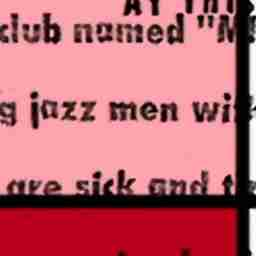
#> input picture crates/dssim-cuda/test_data/q20.jpg, 256 x 256 px, given in place of 1415_4096_ref.png, which was not available
$ python ladder.py ../../../dssim-cuda/test_data ../../../dssim-cuda/test_data/q45.jpg
#> lines starting #> are read from the running program, lines starting #| are printed output that depends on the picture; pictures that were not available may be replaced by others from this repository, and a replacement may not be noted
"""Parity ladder for the zenmetrics-pyiqa-ports models: 64², 256², 840×944, 1024², 2048×1536 (w×h).

Usage: ladder.py <src_dir> <out_dir>
Sources: the three 4096² imazen-26 references of zenmetrics'
benchmarks/nn_lpips_phase0_2026-10-15 ladder (`<id>_4096_ref.png`, ids 1415,
2207, 2406). Each source is centre-cropped to the target aspect, Lanczos-
downscaled (never upscaled), and distorted like that ladder: Gaussian blur
σ 1.0 plus Gaussian noise σ 6, seed sha256('<id>-<w>x<h>'). Writes PNGs,
pairs.tsv (ref_path, dist_path, distorted) and MANIFEST.tsv with sha256s.
"""
import hashlib, os, sys
import numpy as np
from PIL import Image, ImageFilter

SIZES = [(64, 64), (256, 256), (840, 944), (1024, 1024), (2048, 1536)]
IDS = ['1415', '2207', '2406']
src_dir, out_dir = sys.argv[1], sys.argv[2]
os.makedirs(out_dir, exist_ok=True)
rows, pairs = [], []
for stem in IDS:
    src = Image.open(os.path.join(src_dir, f'{stem}_4096_ref.png')).convert('RGB')
#> src is the input picture: PIL image 256x256 RGB; mean R, G, B 188.8, 103.9, 114
    sw, sh = src.size
#> sw = 256; sh = 256
    for w, h in SIZES:
        # Largest centred crop with the target aspect.
        if sw * h >= sh * w:
            ch, cw = sh, sh * w // h
        else:
            cw, ch = sw, sw * h // w
        x0, y0 = (sw - cw) // 2, (sh - ch) // 2
        ref = src.crop((x0, y0, x0 + cw, y0 + ch)).resize((w, h), Image.LANCZOS)
        blur = ref.filter(ImageFilter.GaussianBlur(1.0))
        rng = np.random.default_rng(int(hashlib.sha256(f'{stem}-{w}x{h}'.encode()).hexdigest()[:8], 16))
        a = np.asarray(blur, dtype=np.float32) + rng.normal(0, 6, (h, w, 3))
        dist = Image.fromarray(np.clip(np.rint(a), 0, 255).astype(np.uint8))
        paths = {}
        for kind, img in (('ref', ref), ('dist', dist)):
            p = os.path.join(out_dir, f'{stem}_{w}x{h}_{kind}.png')
            img.save(p)
            paths[kind] = p
            rows.append((stem, f'{w}x{h}', kind, os.path.basename(p),
                         hashlib.sha256(open(p, 'rb').read()).hexdigest()))
        pairs.append((paths['ref'], paths['dist'], os.path.basename(paths['dist'])))
#> this loop made 5 passes
#> pass 1, `ref = src.crop((x0, y0, x0 + cw, y0 + ch)).resize((w, h), Image.LANCZOS)`:
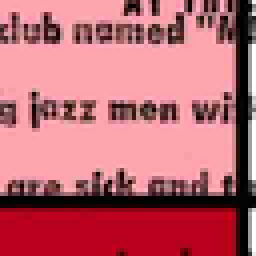
#> ref: PIL image 64x64 RGB (shown 4 times larger); mean R, G, B 188.6, 104, 114.1
#> pass 1, `blur = ref.filter(ImageFilter.GaussianBlur(1.0))`:
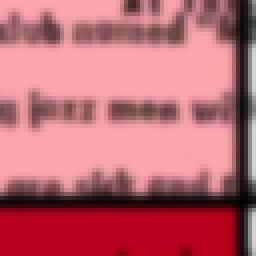
#> blur: PIL image 64x64 RGB (shown 4 times larger); mean R, G, B 188.3, 103.8, 113.8
#> pass 1, `a = np.asarray(blur, dtype=np.float32) + rng.normal(0, 6, (h, w, 3))`:
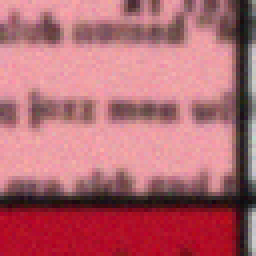
#> a: shape (64, 64, 3) float64 (shown 4 times larger); mean R, G, B 188.2, 103.8, 113.9; drawn with min black and max white
#> after the loop:
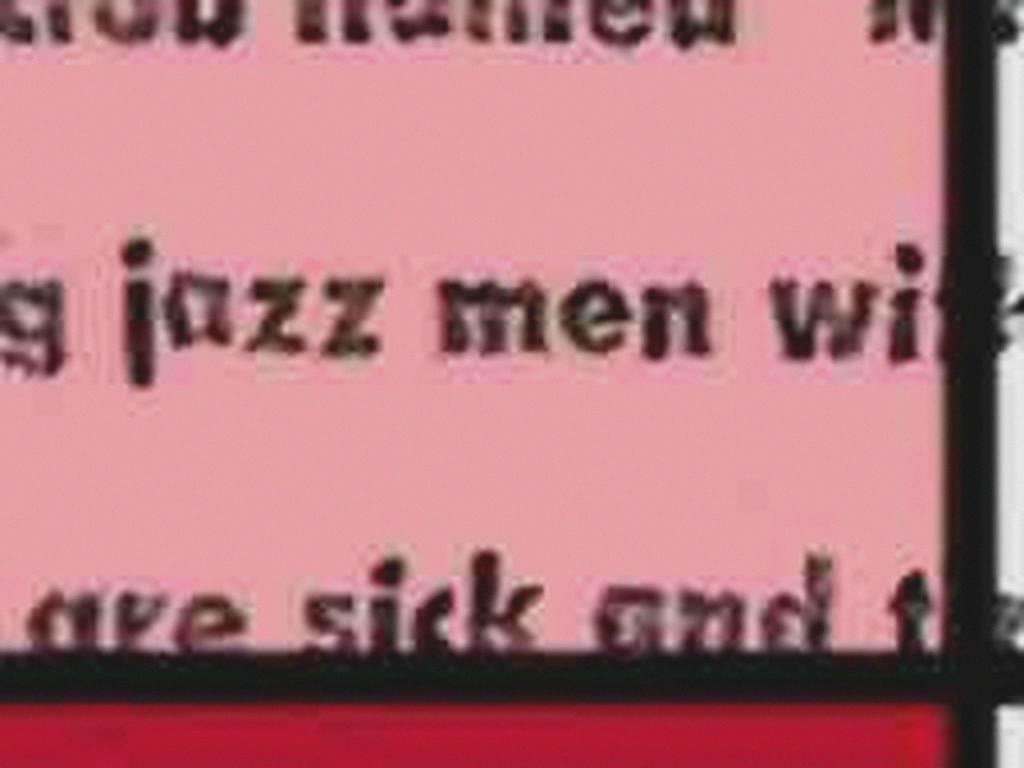
#> a: shape (1536, 2048, 3) float64 (shown at 1/2 size); mean R, G, B 192.4, 118, 125.9; drawn with min black and max white
#> after the loop:
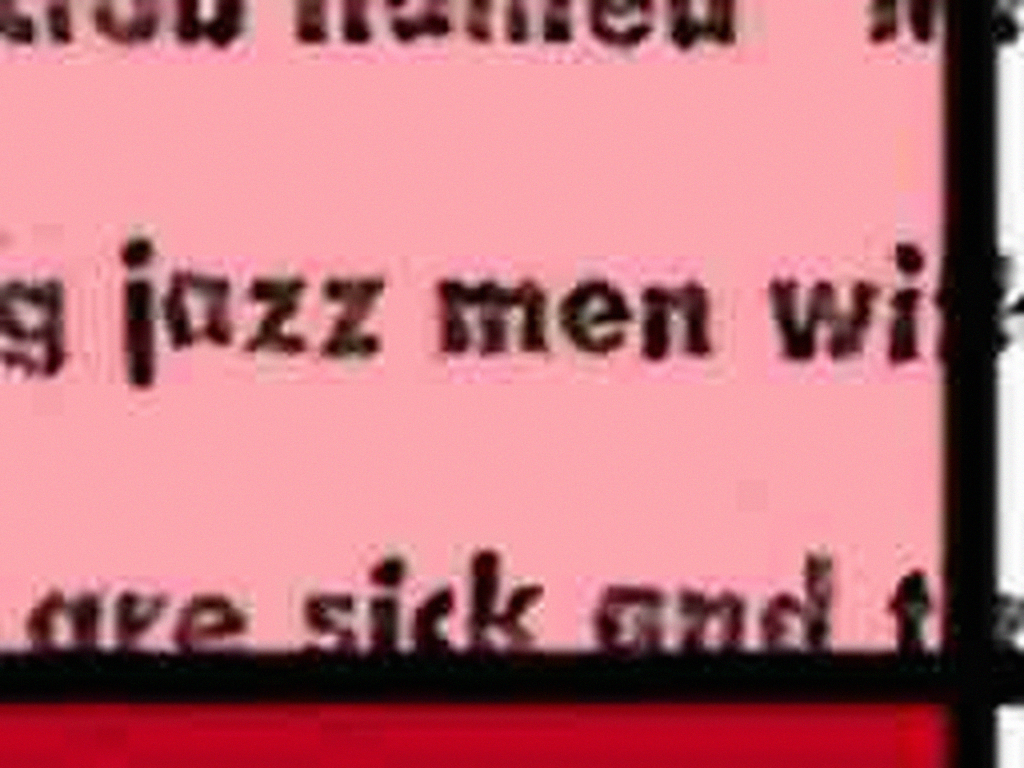
#> img: PIL image 2048x1536 RGB (shown at 1/2 size); mean R, G, B 191.7, 118.3, 126
#> after the loop, pairs = 5 items; rows = 10 items
#> pass 2 of the loop `for stem in IDS:`:
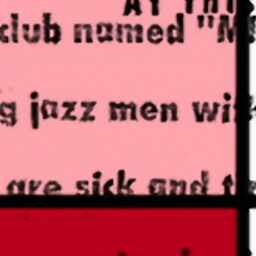
#> input picture crates/dssim-cuda/test_data/q45.jpg, 256 x 256 px, given in place of 2207_4096_ref.png, which was not available
#> src is the input picture: PIL image 256x256 RGB; mean R, G, B 188.4, 103.3, 112.5
#> after the loop `for w, h in SIZES:`:
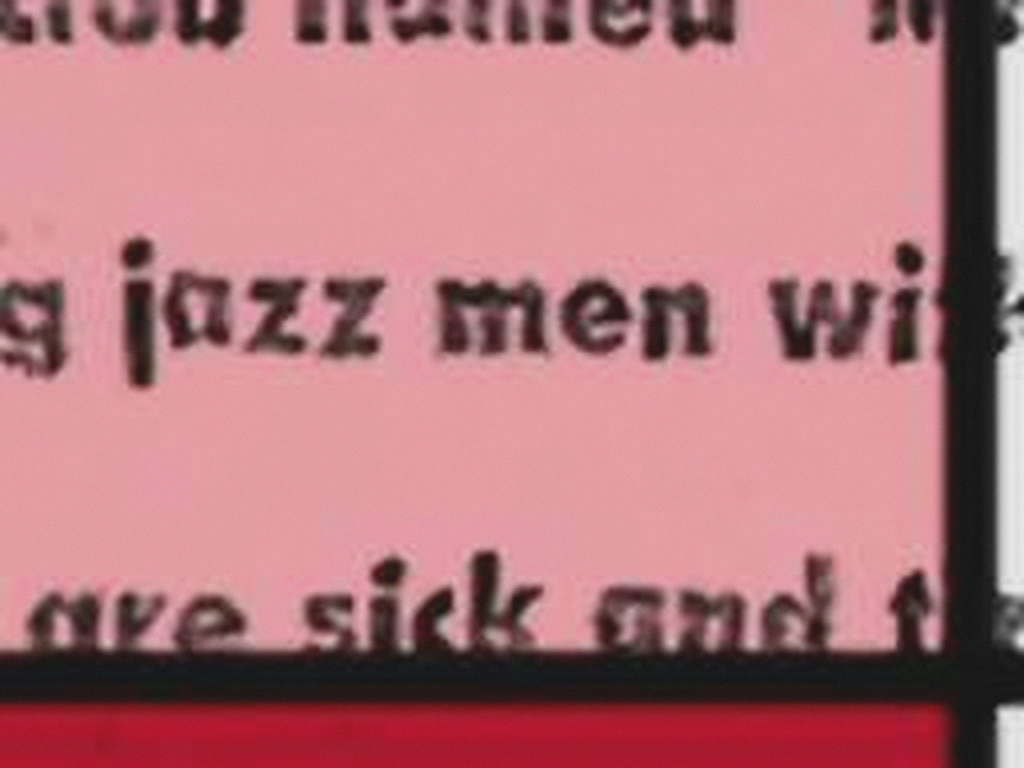
#> a: shape (1536, 2048, 3) float64 (shown at 1/2 size); mean R, G, B 192.2, 117.2, 124.2; drawn with min black and max white
#> after the loop `for w, h in SIZES:`:
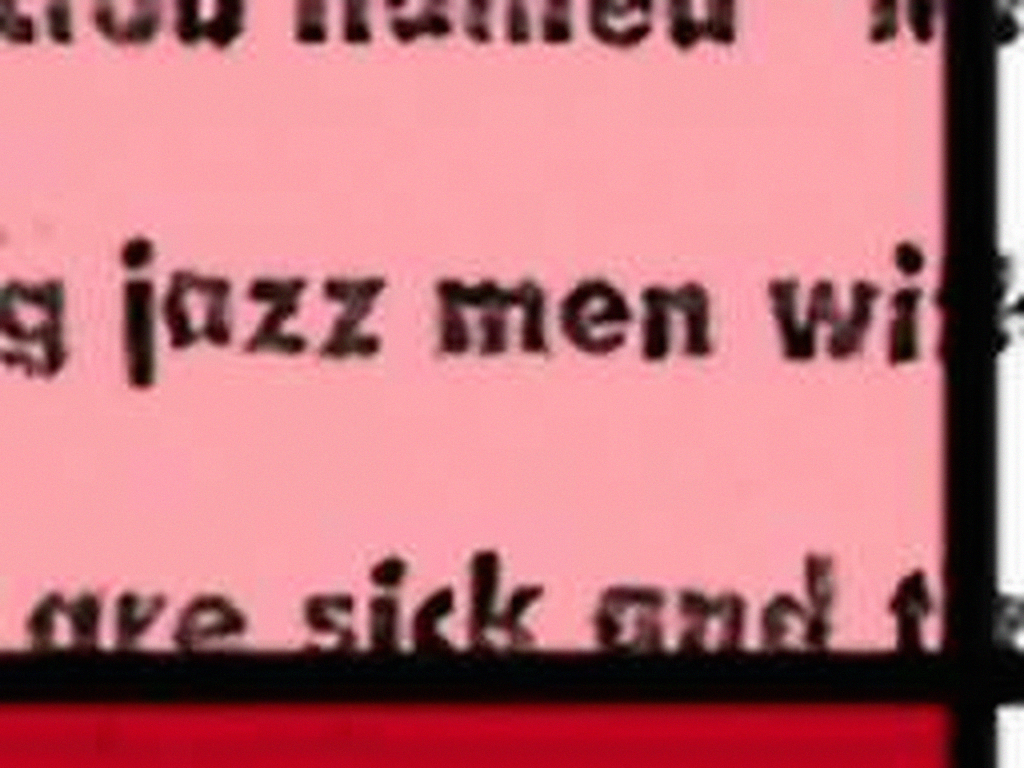
#> img: PIL image 2048x1536 RGB (shown at 1/2 size); mean R, G, B 191.5, 117.5, 124.4
#> after the loop `for w, h in SIZES:`: rows = 20 items
with open(os.path.join(out_dir, 'MANIFEST.tsv'), 'w') as f:
    f.write('image\tsize\tkind\tfile\tsha256\n')
    for r in rows:
        f.write('\t'.join(r) + '\n')
#> this loop made 30 passes
with open(os.path.join(out_dir, 'pairs.tsv'), 'w') as f:
    f.write('ref_path\tdist_path\tdistorted\n')
    for r in pairs:
        f.write('\t'.join(r) + '\n')
#> this loop made 15 passes
print(len(pairs), 'pairs')
#| 15 pairs
